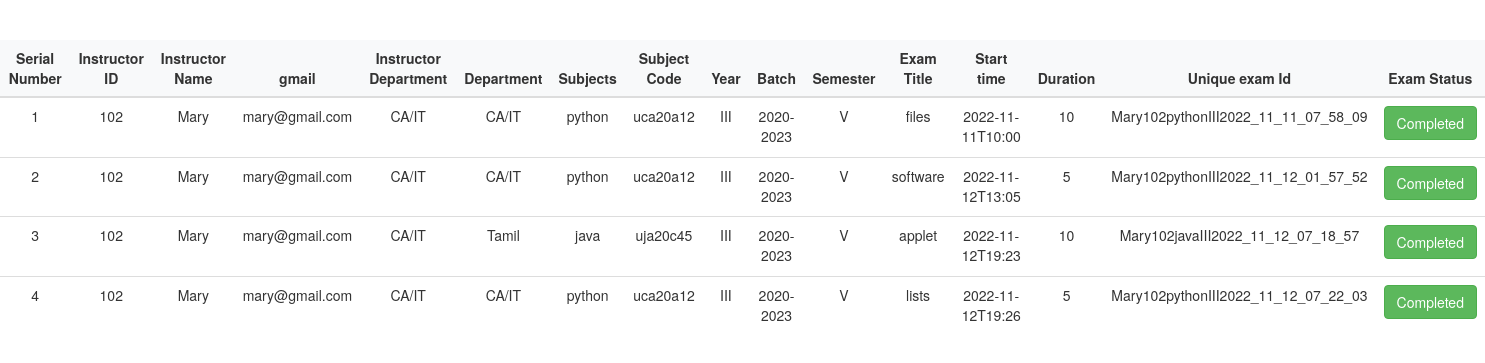
/admin/exam-manage.php, run on the app's committed database.
### tables this page shows
CREATE TABLE `exams` (
  `id` int(11) NOT NULL,
  `instructor_id` int(11) NOT NULL,
  `instructor_name` varchar(50) NOT NULL,
  `gmail` varchar(50) NOT NULL,
  `instructor_department` varchar(50) NOT NULL,
  `department` varchar(50) NOT NULL,
  `subjects` varchar(50) NOT NULL,
  `subject_code` varchar(10) NOT NULL,
  `years` varchar(3) NOT NULL,
  `Batch` varchar(50) NOT NULL,
  `Semester` varchar(50) NOT NULL,
  `exam_title` varchar(50) NOT NULL,
  `start_time` varchar(20) NOT NULL,
  `duration` varchar(20) NOT NULL,
  `unique_exam_name` varchar(50) NOT NULL
);

### admin/exam-manage.php (the view, shortened to what this page needs)
<!DOCTYPE html>
<html>
<head>
  <link rel="stylesheet" href="https://cdn.jsdelivr.net/npm/bootstrap@4.0.0/dist/css/bootstrap.min.css">
  <link href="//maxcdn.bootstrapcdn.com/bootstrap/3.3.0/css/bootstrap.min.css" rel="stylesheet" id="bootstrap-css">
</head>
<body>
<br><br>
  <table class="table align-middle mb-0 bg-white table-hover">
    <thead class="bg-light">
      <tr>
        <th>Serial Number</th>
        <th>Instructor ID</th>
        <th>Instructor Name</th>
        <th>gmail</th>
        <th>Instructor Department</th>
        <th>Department</th>
        <th>Subjects</th>
        <th>Subject Code</th>
        <th>Year</th>
        <th>Batch</th>
        <th>Semester</th>
        <th>Exam Title</th>
        <th>Start time</th>
        <th>Duration</th>
        <th>Unique exam Id</th>
        <th>Exam Status</th>
      </tr>
    </thead>
    <tbody>
      <?php
      $connection=mysqli_connect("localhost","root","","exam_management");
      $today = date("Y-m-d") . 'T' . date("H:i");
      if ($connection) {
        $count = 1;
        $query = 'select * from exams ';
        $result = mysqli_query($connection, $query);
        while ($row = mysqli_fetch_array($result)) {
      ?>
          <tr>
            <td>
              <?php echo ($count); ?>
            </td>
            <td>
              <div class="ms-3">
                <p class="fw-bold mb-1"><?php echo ($row[1]); ?></p>
              </div>
            </td>
            <td>
              <div class="ms-3">
                <p class="fw-bold mb-1"><?php echo ($row[2]); ?></p>
              </div>
            </td>
            <td>
              <div class="ms-3">
                <p class="fw-bold mb-1"><?php echo ($row[3]); ?></p>
              </div>
            </td>
            <td>
              <div class="ms-3">
                <p class="fw-bold mb-1"><?php echo ($row[4]); ?></p>
              </div>
            </td>
            <td>
              <div class="ms-3">
                <p class="fw-bold mb-1"><?php echo ($row[5]); ?></p>
              </div>
            </td>
            <td>
              <div class="ms-3">
                <p class="fw-bold mb-1"><?php echo ($row[6]); ?></p>
              </div>
            </td>
            <td>
              <div class="ms-3">
                <p class="fw-bold mb-1"><?php echo ($row[7]); ?></p>
              </div>
            </td>
            <td>
              <div class="ms-3">
                <p class="fw-bold mb-1"><?php echo ($row[8]); ?></p>
              </div>
            </td>
            <td>
              <div class="ms-3">
                <p class="fw-bold mb-1"><?php echo ($row[9]); ?></p>
              </div>
            </td>
            <td>
              <div class="ms-3">
                <p class="fw-bold mb-1"><?php echo ($row[10]); ?></p>
              </div>
            </td>
            <td>
              <div class="ms-3">
                <p class="fw-bold mb-1"><?php echo ($row[11]); ?></p>
              </div>
            </td>
             <td>
              <div class="ms-3">
                <p class="fw-bold mb-1"><?php echo ($row[12]); ?></p>
              </div>
            </td>
             <td>
              <div class="ms-3">
                <p class="fw-bold mb-1"><?php echo ($row[13]); ?></p>
              </div>
            </td>
             <td>
              <div class="ms-3">
                <p class="fw-bold mb-1"><?php echo ($row[14]); ?></p>
              </div>
            </td>
            <?php
              if ($today >= $row[12]) {
              ?>
                <td>
                  <div class="ms-3">
                      <button type="button" class="btn btn-success">Completed</button>
                  </div>
                </td>
              <?php
              }
              ?>
          </tr>
      <?php
          $count = $count + 1;
        }
      } else {
        die('could not connect with database' . mysqli_connect_error());
      }
      ?>
    </tbody>
  </table>
</body>
</html>

### admin/exam-manage.php (style rules this page uses)
td, th { text-align: center; }

### data on the page
exams: instructor "102", instructor_name "Mary", gmail "mary@gmail.com", instructor_department "CA/IT", department "CA/IT", subjects "python", subject_code "uca20a12", years "III", Batch "2020-2023", Semester "V", exam_title "files", start_time "2022-11-11T10:00", duration "10", unique_exam_name "Mary102pythonIII2022_11_11_07_58_09", shows "Completed"
exams: instructor "102", instructor_name "Mary", gmail "mary@gmail.com", instructor_department "CA/IT", department "CA/IT", subjects "python", subject_code "uca20a12", years "III", Batch "2020-2023", Semester "V", exam_title "software", start_time "2022-11-12T13:05", duration "5", unique_exam_name "Mary102pythonIII2022_11_12_01_57_52", shows "Completed"
exams: instructor "102", instructor_name "Mary", gmail "mary@gmail.com", instructor_department "CA/IT", department "Tamil", subjects "java", subject_code "uja20c45", years "III", Batch "2020-2023", Semester "V", exam_title "applet", start_time "2022-11-12T19:23", duration "10", unique_exam_name "Mary102javaIII2022_11_12_07_18_57", shows "Completed"
exams: instructor "102", instructor_name "Mary", gmail "mary@gmail.com", instructor_department "CA/IT", department "CA/IT", subjects "python", subject_code "uca20a12", years "III", Batch "2020-2023", Semester "V", exam_title "lists", start_time "2022-11-12T19:26", duration "5", unique_exam_name "Mary102pythonIII2022_11_12_07_22_03", shows "Completed"
